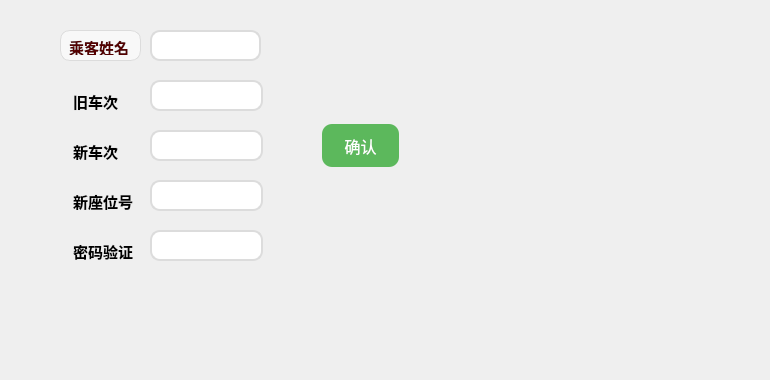
    <widget class="QWidget" name="tabWidgetPage6">
     <attribute name="title">
      <string>改签</string>
     </attribute>
     <widget class="QLabel" name="labelReschedulePassengerName">
      <property name="geometry">
       <rect>
        <x>60</x>
        <y>30</y>
        <width>81</width>
        <height>31</height>
       </rect>
      </property>
      <property name="styleSheet">
       <string notr="true">border: 1px solid #dcdcdc;
            border-radius: 10px;
            padding: 5px;
            background-color: #f8f8f8;</string>
      </property>
      <property name="text">
       <string>&lt;html&gt;&lt;head/&gt;&lt;body&gt;&lt;p&gt;&lt;span style=&quot; font-size:11pt; font-weight:700; color:#550000;&quot;&gt;乘客姓名&lt;/span&gt;&lt;/p&gt;&lt;/body&gt;&lt;/html&gt;</string>
      </property>
     </widget>
     <widget class="QLabel" name="labelRescheduleTrainNumber">
      <property name="geometry">
       <rect>
        <x>73</x>
        <y>140</y>
        <width>61</width>
        <height>20</height>
       </rect>
      </property>
      <property name="text">
       <string>&lt;html&gt;&lt;head/&gt;&lt;body&gt;&lt;p&gt;&lt;span style=&quot; font-size:11pt; font-weight:700;&quot;&gt;新车次&lt;/span&gt;&lt;/p&gt;&lt;/body&gt;&lt;/html&gt;</string>
      </property>
     </widget>
     <widget class="QLabel" name="labelRescheduleSeatNumber">
      <property name="geometry">
       <rect>
        <x>73</x>
        <y>190</y>
        <width>61</width>
        <height>20</height>
       </rect>
      </property>
      <property name="text">
       <string>&lt;html&gt;&lt;head/&gt;&lt;body&gt;&lt;p&gt;&lt;span style=&quot; font-size:11pt; font-weight:700;&quot;&gt;新座位号&lt;/span&gt;&lt;/p&gt;&lt;/body&gt;&lt;/html&gt;</string>
      </property>
     </widget>
     <widget class="QLineEdit" name="lineEditReschedulePassengerName">
      <property name="geometry">
       <rect>
        <x>150</x>
        <y>30</y>
        <width>111</width>
        <height>31</height>
       </rect>
      </property>
      <property name="styleSheet">
       <string notr="true">border: 2px solid #dcdcdc;
border-radius: 10px;
padding: 5px;</string>
      </property>
     </widget>
     <widget class="QLineEdit" name="lineEditRescheduleTrainNumber">
      <property name="geometry">
       <rect>
        <x>150</x>
        <y>130</y>
        <width>113</width>
        <height>31</height>
       </rect>
      </property>
      <property name="styleSheet">
       <string notr="true">border: 2px solid #dcdcdc;
border-radius: 10px;
padding: 5px;</string>
      </property>
     </widget>
     <widget class="QLineEdit" name="lineEditRescheduleSeatNumber">
      <property name="geometry">
       <rect>
        <x>150</x>
        <y>180</y>
        <width>113</width>
        <height>31</height>
       </rect>
      </property>
      <property name="styleSheet">
       <string notr="true">border: 2px solid #dcdcdc;
border-radius: 10px;
padding: 5px;</string>
      </property>
     </widget>
     <widget class="QPushButton" name="rescheduleTicketButton">
      <property name="geometry">
       <rect>
        <x>320</x>
        <y>120</y>
        <width>81</width>
        <height>51</height>
       </rect>
      </property>
      <property name="styleSheet">
       <string notr="true">background-color: #5cb85c;
            border: none;
            color: white;
            padding: 10px 20px;
            text-align: center;
            text-decoration: none;
            display: inline-block;
            font-size: 16px;
            margin: 4px 2px;
            transition-duration: 0.4s;
            cursor: pointer;
            border-radius: 10px;</string>
      </property>
      <property name="text">
       <string>确认</string>
      </property>
     </widget>
     <widget class="QLineEdit" name="lineEditOldTrainNumber">
      <property name="geometry">
       <rect>
        <x>150</x>
        <y>80</y>
        <width>113</width>
        <height>31</height>
       </rect>
      </property>
      <property name="styleSheet">
       <string notr="true">border: 2px solid #dcdcdc;
border-radius: 10px;
padding: 5px;
</string>
      </property>
     </widget>
     <widget class="QLabel" name="label_2">
      <property name="geometry">
       <rect>
        <x>73</x>
        <y>90</y>
        <width>61</width>
        <height>21</height>
       </rect>
      </property>
      <property name="text">
       <string>&lt;html&gt;&lt;head/&gt;&lt;body&gt;&lt;p&gt;&lt;span style=&quot; font-size:11pt; font-weight:700;&quot;&gt;旧车次&lt;/span&gt;&lt;/p&gt;&lt;/body&gt;&lt;/html&gt;</string>
      </property>
     </widget>
     <widget class="QLabel" name="label_12">
      <property name="geometry">
       <rect>
        <x>73</x>
        <y>240</y>
        <width>61</width>
        <height>21</height>
       </rect>
      </property>
      <property name="text">
       <string>&lt;html&gt;&lt;head/&gt;&lt;body&gt;&lt;p&gt;&lt;span style=&quot; font-size:11pt; font-weight:700;&quot;&gt;密码验证&lt;/span&gt;&lt;/p&gt;&lt;/body&gt;&lt;/html&gt;</string>
      </property>
     </widget>
     <widget class="QLineEdit" name="lineEditPasswordReschedule">
      <property name="geometry">
       <rect>
        <x>150</x>
        <y>230</y>
        <width>113</width>
        <height>31</height>
       </rect>
      </property>
      <property name="styleSheet">
       <string notr="true">border: 2px solid #dcdcdc;
border-radius: 10px;
padding: 5px;</string>
      </property>
     </widget>
     <widget class="QLabel" name="label_17">
      <property name="geometry">
       <rect>
        <x>80</x>
        <y>280</y>
        <width>281</width>
        <height>91</height>
       </rect>
      </property>
      <property name="styleSheet">
       <string notr="true">image: url(:/insert2.jpg);</string>
      </property>
      <property name="text">
       <string/>
      </property>
     </widget>
     <widget class="QLabel" name="label_18">
      <property name="geometry">
       <rect>
        <x>430</x>
        <y>280</y>
        <width>331</width>
        <height>91</height>
       </rect>
      </property>
      <property name="styleSheet">
       <string notr="true">image: url(:/insert1.jpg);</string>
      </property>
      <property name="text">
       <string/>
      </property>
     </widget>
    </widget>
